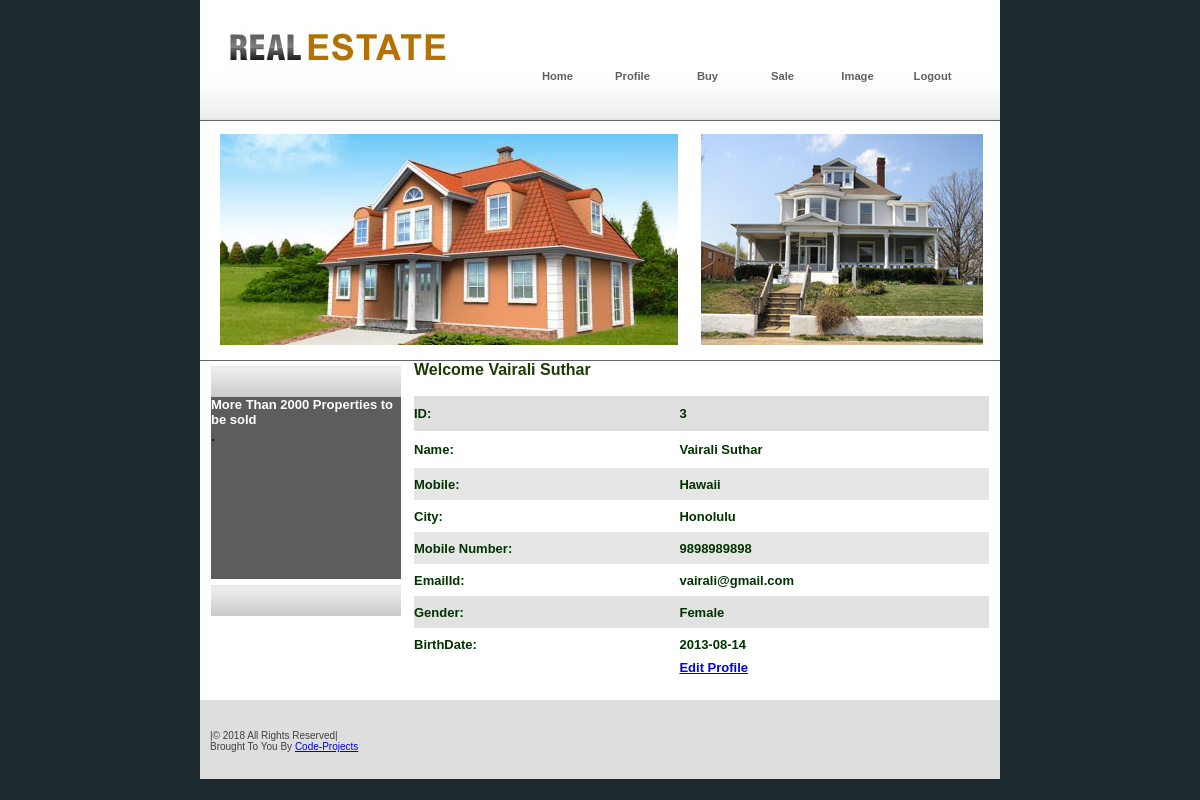
Screenshot of /Customer/Profile.php (signed in) with the database file from the repository.
### tables this page shows
CREATE TABLE IF NOT EXISTS `customer_reg` (
  `CustomerId` int(11) NOT NULL AUTO_INCREMENT,
  `CustomerName` varchar(20) NOT NULL,
  `Address` varchar(100) NOT NULL,
  `City` varchar(20) NOT NULL,
  `Mobile` bigint(20) NOT NULL,
  `Email` varchar(20) NOT NULL,
  `Gender` varchar(10) NOT NULL,
  `BirthDate` date NOT NULL,
  `UserName` varchar(20) NOT NULL,
  `Password` varchar(20) NOT NULL,
  PRIMARY KEY (`CustomerId`)
);

### Customer/Profile.php (the view, shortened to what this page needs)
<!DOCTYPE html PUBLIC "-//W3C//DTD XHTML 1.0 Transitional//EN" "http://www.w3.org/TR/xhtml1/DTD/xhtml1-transitional.dtd">
<html xmlns="http://www.w3.org/1999/xhtml">
<head>
<link href="css/style1.css" rel="stylesheet" type="text/css" />
</head>
<body>
<div class="main">
  <?php
  include "Headermenu.php"
  ?>
  <div class="content">
    <div class="innercontent">
      <?php
	  include "left.php"
	  ?>
      <div class="rightpannel">
        <div class="welcome">
          <div class="style3" style="height:30px; padding-bottom:5px">Welcome <?php echo $_SESSION['CustomerName'];?></div>
          <?php
$con = mysql_connect("localhost","root");
$sql = "select * from customer_reg where CustomerId='".$_SESSION['CustomerId']."' ";
$result = mysql_query($sql,$con);
while($row = mysql_fetch_array($result))
{
$CustomerId=$row['CustomerId'];
$CustomerName=$row['CustomerName'];
$Address=$row['Address'];
$City =$row['City'];
$MobileNo=$row['Mobile'];
$EmailId=$row['Email'];
$Gender =$row['Gender'];
$BirthDate=$row['BirthDate'];
}
			?>
				<table width="100%" height="141" border="0" cellpadding="0" cellspacing="0">
                  <tr>
                    <td height="35" bgcolor="#DFDFDF"><span class="style11">ID:</span></td>
                    <td bgcolor="#DFDFDF"><span class="style11"><?php echo $CustomerId;?></span></td>
                  </tr>
                  <tr>
                    <td height="37"><span class="style11">Name:</span></td>
                    <td><span class="style11"><?php echo $CustomerName;?></span></td>
                  </tr>
                  <tr>
                    <td height="32" bgcolor="#E6E6E6"><span class="style11">Mobile:</span></td>
                    <td bgcolor="#E6E6E6"><span class="style11"><?php echo $Address;?></span></td>
                  </tr>
                   <tr>
                    <td height="32" bgcolor="#FFFFFF"><span class="style11">City:</span></td>
                    <td bgcolor="#FFFFFF"><span class="style11"><?php echo $City;?></span></td>
                  </tr>
                   <tr>
                    <td height="32" bgcolor="#E6E6E6"><span class="style11">Mobile Number:</span></td>
                    <td bgcolor="#E6E6E6"><span class="style11"><?php echo $MobileNo;?></span></td>
                  </tr>
                   <tr>
                    <td height="32" bgcolor="#FFFFFF"><span class="style11">EmailId:</span></td>
                    <td bgcolor="#FFFFFF"><span class="style11"><?php echo $EmailId;?></span></td>
                  </tr>
                    <tr>
                    <td height="32" bgcolor="#E2E2E2"><span class="style11">Gender:</span></td>
                    <td bgcolor="#E2E2E2"><span class="style11"><?php echo $Gender;?></span></td>
                  </tr>
                    <tr>
                    <td height="32" bgcolor="#FFFFFF"><span class="style11">BirthDate:</span></td>
                    <td bgcolor="#FFFFFF"><span class="style11"><?php echo $BirthDate;?></span></td>
                  <tr>
                    <td><span class="style9"></span></td>
                    <td><a href="EditProfile.php?Id=<?php echo $CustomerId;?>" class="style8">Edit Profile</a></td>
                  </tr>
                </table>
        </div>
      </div>
    </div>
  </div>
  <div>
   <?php
   include "footer.php"
   ?>
  </div>
</div>
</body>
</html>

### Customer/css/style1.css (style rules this page uses)
body { margin:0px; padding:0px; background-color:#1d2b31; }
.main { width:800px; margin:0 auto 0 auto; background-color:#FFFFFF; }
.content { width:800px; }
.innercontent { width:778px; margin:0 auto 0 auto; overflow:hidden }
.rightpannel { width:575px; float:right; }
.welcome { width:575px; height:116px; }

### Customer/Profile.php (style rules this page uses)
.style8 { font-family: Verdana, Arial, Helvetica, sans-serif; font-size: small; font-weight: bold; }
.style11 { font-family: Verdana, Arial, Helvetica, sans-serif; font-weight: bold; color: #003300; font-size: small; }

### rows the page displays
customer_reg: CustomerId "3", CustomerName "Vairali Suthar", Address "Hawaii", City "Honolulu", Mobile "9898989898", Email "vairali@gmail.com", Gender "Female", BirthDate "2013-08-14"

### other values shown
$_SESSION['CustomerName'] "Vairali Suthar"
